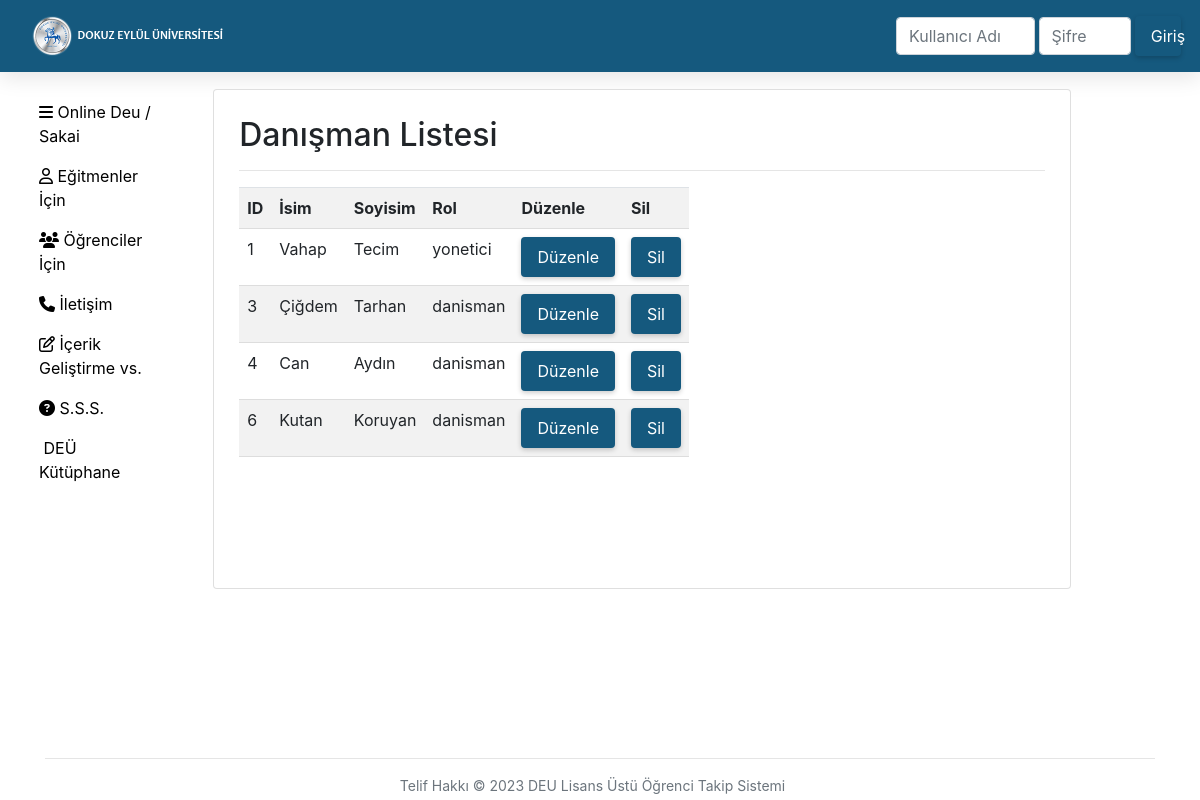
The page /danisman_listele.php on the database its author committed.
### tables this page shows
CREATE TABLE IF NOT EXISTS `kullanici` (
  `kullanici_id` int(11) NOT NULL AUTO_INCREMENT,
  `kullanici_isim` varchar(255) NOT NULL,
  `kullanici_soyisim` varchar(255) NOT NULL,
  `kullanici_mail` varchar(50) NOT NULL,
  `kullanici_pass` varchar(64) NOT NULL,
  `kullanici_mobil` varchar(13) NOT NULL,
  `kullanici_rol` enum('yonetici','danisman') NOT NULL,
  `kullanici_olusturmatarihi` datetime NOT NULL DEFAULT CURRENT_TIMESTAMP,
  PRIMARY KEY (`kullanici_id`),
  UNIQUE KEY `kullanici_mail` (`kullanici_mail`)
);

### danisman_listele.php (the view)
<?php
include('config/database.php');
include('inc/header.php');
include('inc/container.php');
$sql = "SELECT kullanici_id, kullanici_isim, kullanici_soyisim, kullanici_rol FROM kullanici WHERE kullanici_rol = 'danisman' OR kullanici_rol = 'yonetici'";
$result = $conn->query($sql);
if ($result->num_rows > 0) {
    echo"<h2> Danışman Listesi </h2> <hr>";
    echo ' <table class="table table-striped"><tr><th>ID</th><th>İsim</th><th>Soyisim</th><th>Rol</th><th>Düzenle</th><th>Sil</th></tr>';
    while($row = $result->fetch_assoc()) {
        echo "<tr>";
        echo "<td>".$row["kullanici_id"]."</td>";
        echo "<td>".$row["kullanici_isim"]."</td>";
        echo "<td>".$row["kullanici_soyisim"]."</td>";
        echo "<td>".$row["kullanici_rol"]."</td>";
        echo "<td><a class='btn btn-primary btn-sm' href='danisman_duzenle.php?id=".$row["kullanici_id"]."'>Düzenle</a></td>";
        echo "<td><a class='btn btn-danger btn-sm' href='islemyonetici/danisman_sil.php?id=".$row["kullanici_id"]."' onclick='return confirm(\"Emin misiniz?\")'>Sil</a></td>";
        echo "</tr>";
    }
    echo "</table>";
} else {
    echo "Sonuç bulunamadı";
}
include('inc/footer.php');
?>

### css/style.css (style rules this page uses)
table { max-width: 100%; border-collapse: collapse; }
.table th, .table td { padding: 8px; text-align: left; border-bottom: 1px solid #ddd; }
@media (min-width: 820px) AND (max-width: 1310px) { table { display: block; overflow-x: auto; } }
@media (min-width: 820px) AND (max-width: 1310px) { .table th, .table td { white-space: nowrap; } }
.btn { display: inline-block; border-radius: 4px; padding: 8px 16px; font-size: 16px; cursor: pointer; text-align: center; text-decoration: none; outline: none; color: #fff; background-color: #15597e; border: none; box-shadow: 0 2px 5px rgba(0, 0, 0, 0.2); transition: background-color 0.3s ease; }
.btn-primary { background-color: #15597e; }

### rows shown on the page
kullanici: kullanici_id "1", kullanici_isim "Vahap", kullanici_soyisim "Tecim", kullanici_rol "yonetici"
kullanici: kullanici_id "3", kullanici_isim "Çiğdem", kullanici_soyisim "Tarhan", kullanici_rol "danisman"
kullanici: kullanici_id "4", kullanici_isim "Can", kullanici_soyisim "Aydın", kullanici_rol "danisman"
kullanici: kullanici_id "6", kullanici_isim "Kutan", kullanici_soyisim "Koruyan", kullanici_rol "danisman"
